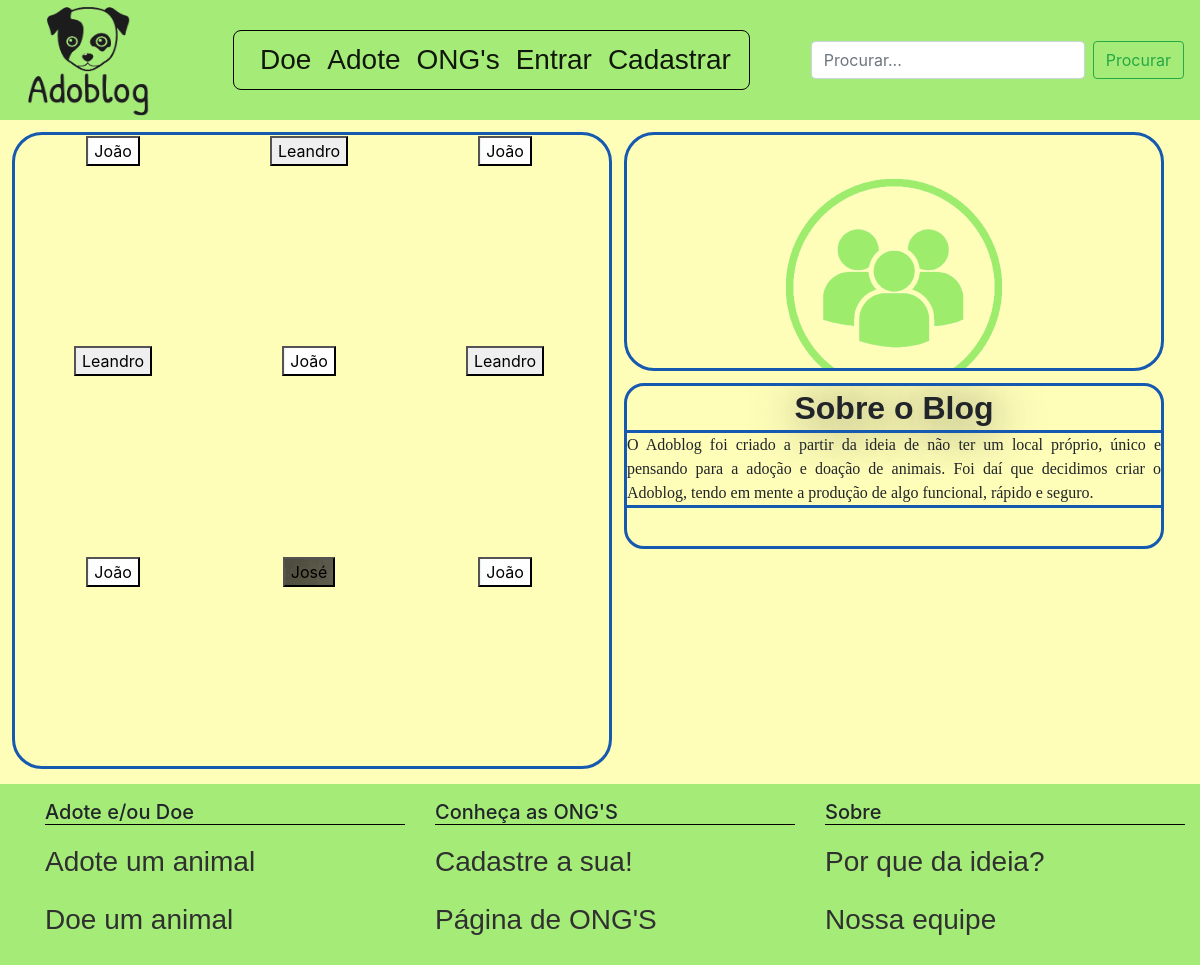
/screens/index.php, run on the app's committed database.
### tables this page shows
CREATE TABLE IF NOT EXISTS `tb_publicacao`(
    `pub_id` INT(11) UNSIGNED NOT NULL AUTO_INCREMENT,
    `pub_nome` VARCHAR(30) NOT NULL,
    `pub_raca` VARCHAR(40) NOT NULL,
    `pub_sexo` VARCHAR(10) NOT NULL,
    `pub_cor` VARCHAR(60) NOT NULL,
    `pub_idade` VARCHAR(20) NOT NULL,
    `pub_descricao` VARCHAR(255),
    `pub_estado` VARCHAR(20) NOT NULL,
    `pub_cidade` VARCHAR(40) NOT NULL,
    `pub_telefone` VARCHAR(16) NOT NULL,
    `pub_email` VARCHAR(60) NOT NULL,
    `pub_imagem` VARCHAR(255) NOT NULL,
    `pub_data` DATETIME NOT NULL DEFAULT CURRENT_TIMESTAMP ON UPDATE CURRENT_TIMESTAMP,
    `id_ong` INT(11) NULL,
    `id_admin` INT(11) NULL,
    PRIMARY KEY (`pub_id`)
);

CREATE TABLE IF NOT EXISTS `tb_ong` (
    `ong_id` INT(11) UNSIGNED NOT NULL AUTO_INCREMENT,
    `ong_nome` VARCHAR(40) NOT NULL,
    `ong_razaosocial` VARCHAR(60) NOT NULL,
    `ong_email` VARCHAR(60) NOT NULL,
    `ong_cnpj` VARCHAR(20) NOT NULL,
    `ong_descricao` VARCHAR(255),
    `ong_estado` VARCHAR(20) NOT NULL,
    `ong_cidade` VARCHAR(40) NOT NULL,
    `ong_telefone` VARCHAR(40) NOT NULL,
    `ong_senha` VARCHAR(20) NOT NULL,
    `ong_imagem` VARCHAR(255) NOT NULL,
    PRIMARY KEY (`ong_id`)
);

### script/postselector.php (called while the page is built)
<?php
    require_once 'connection.php';
    $result = $mysqli->query("SELECT * FROM tb_publicacao ORDER BY pub_id DESC LIMIT 9;") or die($mysqli->error);
    $postsList = $result-> fetch_all(MYSQLI_ASSOC);
    $row1 = $postsList[0];
    $row2 = $postsList[1];
    $row3 = $postsList[2];
    $row4 = $postsList[3];
    $row5 = $postsList[4];
    $row6 = $postsList[5];
    $row7 = $postsList[6];
    $row8 = $postsList[7];
    $row9 = $postsList[8];
?>

### script/ongselectorname.php (called while the page is built, shortened)
<?php
    require_once 'connection.php';
    $result = $mysqli->query("SELECT MAX(ong_id) FROM tb_ong") or die($mysqli->error());
    $row = $result->fetch_array();
    $id = $row['MAX(ong_id)'];
    $nmrrand = rand(1, $id);
    $result = $mysqli->query("SELECT * FROM tb_ong WHERE ong_id=$nmrrand") or die($mysqli->error());
    $row = $result->fetch_array();
    $imagem = $row['ong_imagem'];
    if($imagem == "" || NULL){
        $imagempadrao = "imgpadrao.png";
    }else{
        $imagempadrao = $imagem;
    }
?>

### screens/index.php (the view, shortened to what this page needs)
<!DOCTYPE html>
<html>
<head>
    <link rel="stylesheet" type="text/css" href="../styles/index.css">
    <link href="https://cdn.jsdelivr.net/npm/bootstrap@5.1.3/dist/css/bootstrap.min.css" rel="stylesheet">
    <link href="//maxcdn.bootstrapcdn.com/bootstrap/4.0.0/css/bootstrap.min.css" rel="stylesheet" id="bootstrap-css">
    <link rel="stylesheet" href="https://cdn.jsdelivr.net/npm/bootstrap@4.6.1/dist/css/bootstrap.min.css">
</head>
<body>
    <nav class="navbar sticky-top navbar-expand-lg navbar-light" style="background-color: #A5EB78; overflow: hidden">
        <a class="navbar-brand" href="index.php">
            <img src="../images/logo.png"  class="thumbnail"  alt="Logo">
        </a>
        <div class="collapse navbar-collapse justify-content-end" id="navbarSupportedContent">
            <ul class="navbar-nav mx-auto" style="border: 1px solid black;
                                                  border-radius: 8px;
                                                  padding-top: 0px;
                                                  padding-bottom: 0px;
                                                  margin-right: 10px;
                                                  margin-left: 10px;">
                <?php
                    if(!$_SESSION){
                        echo "
                            <li class='nav-item' style='padding-left:18px;'>
                                <a class='nav-link active' href='pub/doarform.php'> Doe </a>
                            </li>
                        ";
                    }else{
                        echo "
                            <li class='nav-item' style='padding-left:18px;'>
                                <a class='nav-link active' href='pub/createpost.php'> Doe </a>
                            </li>
                        ";
                    }
                ?>
                <li class="nav-item">
                    <a class="nav-link active" href="pub/pubpage.php"> Adote </a>
                </li>
                <li class="nav-item">
                    <a class="nav-link active" href="ong/ongpage.php"> ONG's </a>
                </li>
                <?php
                    if(!$_SESSION){
                        echo "
                            <li class='nav-item'>
                                <a class='nav-link active' href='logs/login.php'> Entrar </a>
                            </li>
                            <li class='nav-item'>
                                <a class='nav-link active' href='logs/registerong.php' style='padding-right:18px;'> Cadastrar </a>
                            </li>
                        ";
                    }
                ?>
            </ul>
            <form class="form-inline my-2 my-lg-0">
                <input class="form-control mr-sm-2" type="search" placeholder="Procurar..." aria-label="Search">
                <button class="btn btn-outline-success my-2 my-sm-0" type="submit">Procurar</button>
            </form>
        </div>
    </nav>
    <?php require_once '../script/postselector.php';; ?>
    <div class="containerPrincipal fadeIn first">
        <div class="containerUltimosAnimais">
           <table>
                <tr>
                    <td>
                        <button id="botao1" type="button" class="botaoAnimal" data-toggle="modal"
                            data-target="#myModal1" style="background-image: url(../uploads/img_animal/<?php echo $row1['pub_imagem']; ?>);">
                            <?php echo $row1['pub_nome']; ?>
                        </button>
                    </td>
                    <td>
                        <button type="button" class="botaoAnimal" data-toggle="modal"
                            data-target="#myModal2" style="background-image: url(../uploads/img_animal/<?php echo $row2['pub_imagem']; ?>);">
                            <?php echo $row2['pub_nome']; ?>
                        </button>
                    </td>
                    <td>
                        <button type="button" class="botaoAnimal" data-toggle="modal"
                            data-target="#myModal3" style="background-image: url(../uploads/img_animal/<?php echo $row3['pub_imagem']; ?>);">
                            <?php echo $row3['pub_nome']; ?>
                        </button>
                    </td>
                </tr>
                <tr>
                <td>
                        <button type="button" class="botaoAnimal" data-toggle="modal"
                            data-target="#myModal4" style="background-image: url(../uploads/img_animal/<?php echo $row4['pub_imagem']; ?>);">
                            <?php echo $row4['pub_nome']; ?>
                        </button>
                    </td>
                    <td>
                        <button type="button" class="botaoAnimal" data-toggle="modal"
                            data-target="#myModal5" style="background-image: url(../uploads/img_animal/<?php echo $row5['pub_imagem']; ?>);">
                            <?php echo $row5['pub_nome']; ?>
                        </button>
                    </td>
                    <td>
                        <button type="button" class="botaoAnimal" data-toggle="modal"
                            data-target="#myModal6" style="background-image: url(../uploads/img_animal/<?php echo $row6['pub_imagem']; ?>);">
                            <?php echo $row6['pub_nome']; ?>
                        </button>
                    </td>
                </tr>
                <tr>
                    <td>
                        <button type="button" class="botaoAnimal" data-toggle="modal"
                            data-target="#myModal7" style="background-image: url(../uploads/img_animal/<?php echo $row7['pub_imagem']; ?>);">
                            <?php echo $row7['pub_nome']; ?>
                        </button>
                    </td>
                    <td>
                        <button type="button" class="botaoAnimal" data-toggle="modal"
                            data-target="#myModal8" style="background-image: url(../uploads/img_animal/<?php echo $row8['pub_imagem']; ?>);">
                            <?php echo $row8['pub_nome']; ?>
                        </button>
                    </td>
                    <td>
                        <button type="button" class="botaoAnimal" data-toggle="modal"
                            data-target="#myModal9" style="background-image: url(../uploads/img_animal/<?php echo $row9['pub_imagem']; ?>);">
                            <?php echo $row9['pub_nome']; ?>
                        </button>
                    </td>
                </tr>
           </table>
        </div>
        <div class="containerSobre" style="overflow: hidden; text-align: center">
            <?php
                require_once '../script/ongselectorname.php';
            ?>
            <img src="../uploads/img_ong/<?php echo $imagempadrao; ?>" style="border-radius: 50%; height: 250px; width: 250px; margin: 5%;">
        </div>
        <div class="containerMSG">
            <h1 class="tituloContainer"> <b> Sobre o Blog </b> </h1>
            <div class="textoContainer">
                    O Adoblog foi criado a partir da ideia de não ter um local próprio, único e pensando
                    para a adoção e doação de animais. Foi daí que decidimos criar o Adoblog, tendo em mente
                    a produção de algo funcional, rápido e seguro.
            </div>
        </div>
    </div>
    <div class="fadeIn footer">
        <footer class="container-fluid py-3" style="background: #A5EB78; height: 125%;">
            <div class="row">
                <div class="col-6 col-md ft1" style="margin-left: 30px;">
                    <h5>Adote e/ou Doe</h5>
                    <ul class="navbar-nav mr-auto">
                        <li class="nav-item"><a style="color: #303030;" class="nav-link active" href="#">Adote um animal</a></li>
                        <li class="nav-item"><a style="color: #303030;" class="nav-link active" href="pub/doarform.php">Doe um animal</a></li>
                    </ul>
                </div>
                <div class="col-6 col-md ft2">
                    <h5>Conheça as ONG'S</h5>
                    <ul class="navbar-nav mr-auto">
                        <li class="nav-item"><a style="color: #303030;" class="nav-link active" href="logs/registerong.php">Cadastre a sua!</a></li>
                        <li class="nav-item"><a style="color: #303030;" class="nav-link active" href="ong/ongpage.php">Página de ONG'S</a></li>
                    </ul>
                </div>
                <div class="col-6 col-md ft3">
                    <h5>Sobre</h5>
                    <ul class="navbar-nav mr-auto">
                        <li class="nav-item"><a style="color: #303030;" class="nav-link active" href="#">Por que da ideia?</a></li>
                        <li class="nav-item"><a style="color: #303030;" class="nav-link active" href="#">Nossa equipe</a></li>
                    </ul>
                </div>
            </div>
        </footer>
    </div>
</body>

### styles/index.css (style rules this page uses)
a { text-decoration: none; color: black; float: left; font-size: 28px; font-weight: bolder; font-family:'Lucida Sans', 'Lucida Sans Regular', 'Lucida Grande', 'Lucida Sans Unicode', Geneva, Verdana, sans-serif; }
.navbar.navbar-expand-lg.navbar-light { -webkit-animation-name: fadeInDown; animation-name: fadeInDown; -webkit-animation-duration: 0.8s; animation-duration: 0.8s; -webkit-animation-fill-mode: both; animation-fill-mode: both; position: relative; height: 15%; }
body { font-family: "Poppins", sans-serif; height: 100vh; }
a { color: #cccccc; display:inline-block; text-decoration: none; font-weight: 400; }
.thumbnail { width: 140px; height: 120px; transition: .2s; margin: 0 auto; }
.nav-link.active { transition: transform .2s; }
.fadeIn.footer { -webkit-animation-name: fadeInDown; animation-name: fadeInDown; -webkit-animation-duration: 1s; animation-duration: 1s; -webkit-animation-fill-mode: both; animation-fill-mode: both; }
.col-6.col-md.ft1 { -webkit-animation-delay: 1s; -moz-animation-delay: 1s; animation-delay: 1s; }
.col-6.col-md.ft2 { -webkit-animation-delay: 1.2s; -moz-animation-delay: 1.2s; animation-delay: 1.2s; }
.col-6.col-md.ft3 { -webkit-animation-delay: 1.4s; -moz-animation-delay: 1.4s; animation-delay: 1.4s; }
.fadeIn { opacity:0; -webkit-animation:fadeIn ease-in 1; -moz-animation:fadeIn ease-in 1; animation:fadeIn ease-in 1; -webkit-animation-fill-mode:forwards; -moz-animation-fill-mode:forwards; animation-fill-mode:forwards; -webkit-animation-duration:1s; -moz-animation-duration:1s; animation-duration:1s; }
.fadeIn.first { -webkit-animation-delay: 0.2s; -moz-animation-delay: 0.2s; animation-delay: 0.2s; }
.containerPrincipal { position: relative; width: 100%; height: 83%; background-color: rgb(255, 254, 185); }
.containerUltimosAnimais { position: relative; float: left; margin: 1%; height: 96%; width: 50%; border: rgb(22, 89, 177) solid 3px; border-radius: 30px; }
.containerMSG { border-radius: 20px; position: relative; height: 25%; width: 45%; margin-top: 1%; float: left; border: rgb(22, 89, 177) solid 3px; overflow: hidden; }
.containerSobre { border-radius: 30px; position: relative; height: 36%; width: 45%; margin-top: 1%; float: left; border: rgb(22, 89, 177) solid 3px; }
.tituloContainer { text-align: center; text-shadow: 2px 5px 50px; font-family: sans-serif; font-size: 200%; margin: 0.5%; }
.textoContainer { text-align: justify; font-family: Verdana; font-size: 100%; position: relative; border: rgb(22, 89, 177) solid 3px; overflow: hidden; border-left: none; border-right: none; }
table { width: 100%; height: 100%; }
td { border-collapse:collapse; border-bottom: 5px solid black; height: 33%; width: 33%; float: left; text-align: center; }

### data on the page
tb_publicacao: pub_imagem (picture), pub_nome "João"
tb_publicacao: pub_nome "Leandro"
tb_publicacao: pub_imagem (picture), pub_nome "João"
tb_publicacao: pub_nome "Leandro"
tb_publicacao: pub_imagem (picture), pub_nome "João"
tb_publicacao: pub_nome "Leandro"
tb_publicacao: pub_imagem (picture), pub_nome "João"
tb_publicacao: pub_imagem (picture), pub_nome "José"
tb_publicacao: pub_imagem (picture), pub_nome "João"
tb_ong: ong_imagem (picture)
